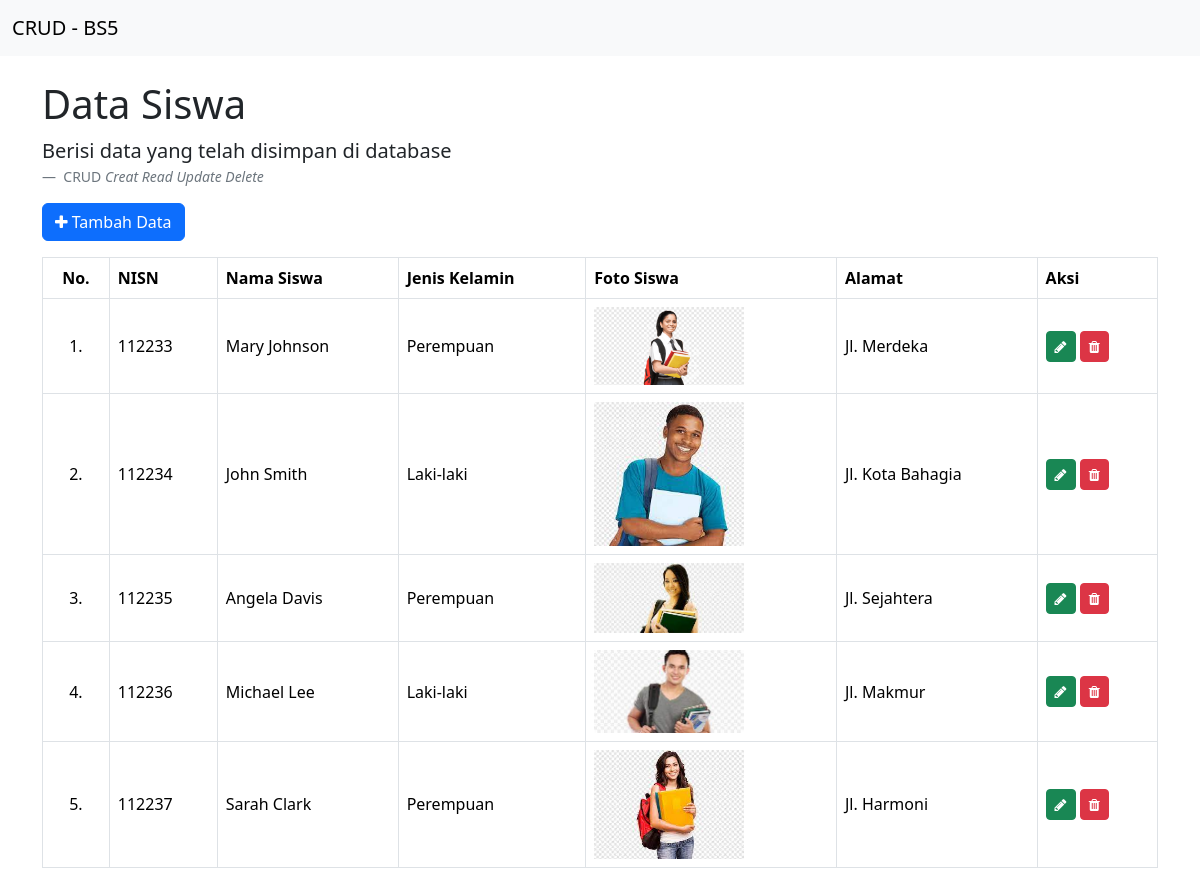
The page / on the database its author committed.
### tables this page shows
CREATE TABLE `tb_siswa` (
  `id_siswa` int(11) NOT NULL,
  `nisn` varchar(15) NOT NULL,
  `nama_siswa` varchar(50) NOT NULL,
  `jenis_kelamin` varchar(15) NOT NULL,
  `foto_siswa` varchar(50) NOT NULL,
  `alamat` varchar(150) NOT NULL
);

### index.php (the view, shortened to what this page needs)
<?php
	include 'koneksi.php';
	$query = "SELECT * FROM tb_siswa;";
	$sql = mysqli_query($conn, $query);
	$no = 0;
?>
<!DOCTYPE html>
<html>
<head>
	<link href="css/bootstrap.min.css" rel="stylesheet">
	<link rel="stylesheet" href="fontawesome/css/font-awesome.min.css">
</head>
<body>
	<nav class="navbar navbar-light bg-light mb-4">
 		<div class="container-fluid">
   			<a class="navbar-brand" href="#">
     			CRUD - BS5
   			</a>
  		</div>
	</nav>
	<div class="container">
		<h1 class="mt-4">Data Siswa</h1>
		<figure>
  			<blockquote class="blockquote">
   		 		<p>Berisi data yang telah disimpan di database</p>
 			</blockquote>
 			<figcaption class="blockquote-footer">
    		CRUD <cite title="Source Title">Creat Read Update Delete</cite>
  			</figcaption>
		</figure>
		<a href="kelola.php" type="button" class="btn btn-primary mb-3">
			<i class="fa fa-plus"></i>
			Tambah Data
		</a>
		<div class="table-responsive">
			<table class="table align-middle table-bordered table-hover">
				<thead>
					<tr>
						<th><center>No.</center></th>
						<th>NISN</th>
						<th>Nama Siswa</th>
						<th>Jenis Kelamin</th>
						<th>Foto Siswa</th>
						<th>Alamat</th>
						<th>Aksi</th>
					</tr>
				</thead>
				<tbody>
				<?php
					while($result = mysqli_fetch_assoc($sql)){
				?>
					<tr>
						<td><center>
							<?php echo ++$no; ?>.
						</center></td>
						<td>
							<?php echo $result['nisn']; ?>
						</td>
						<td>
							<?php echo $result['nama_siswa']; ?>
						</td>
						<td>
							<?php echo $result['jenis_kelamin']; ?>
						</td>
						<td>
							<img src="img/<?php echo $result['foto_siswa']; ?>" style="width:150px;">
						</td>
						<td>
							<?php echo $result['alamat']; ?>
						</td>
						<td>
							<a href="kelola.php?ubah= <?php echo $result['id_siswa']; ?>" type="button" class="btn btn-success btn-sm">
								<i class="fa fa-pencil"></i>
							</a>
							<a href="proses.php?hapus=<?php echo $result['id_siswa']; ?>" type="button" class="btn btn-danger btn-sm">
								<i class="fa fa-trash"></i>
							</a>
						</td>
					</tr>
				<?php
					}
				?>
				</tbody>
			</table>
		</div>
	</div>
</body>
</html>

### rows shown on the page
tb_siswa: nisn "112233", nama_siswa "Mary Johnson", jenis_kelamin "Perempuan", foto_siswa (picture), alamat "Jl. Merdeka"
tb_siswa: nisn "112234", nama_siswa "John Smith", jenis_kelamin "Laki-laki", foto_siswa (picture), alamat "Jl. Kota Bahagia"
tb_siswa: nisn "112235", nama_siswa "Angela Davis", jenis_kelamin "Perempuan", foto_siswa (picture), alamat "Jl. Sejahtera"
tb_siswa: nisn "112236", nama_siswa "Michael Lee", jenis_kelamin "Laki-laki", foto_siswa (picture), alamat "Jl. Makmur"
tb_siswa: nisn "112237", nama_siswa "Sarah Clark", jenis_kelamin "Perempuan", foto_siswa (picture), alamat "Jl. Harmoni"
